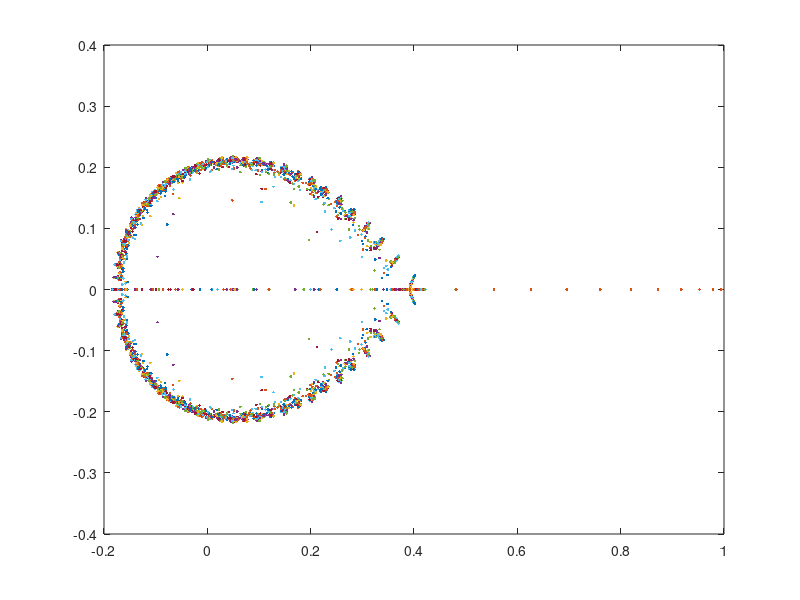

MATLAB code for this plot:
clc
clear
n = 42;
delta = 10^-8;

S = -2*diag(ones(n,1)) + diag(ones(n-1,1),-1) + diag(ones(n-1,1),1);
LD = tril(S);
U = triu(S,1);
A = -inv(LD)*U;
[V,D] = eig(A);
zeig = [];
con = [];
for i = 1:100
    B = 2*rand(n)-eye(n);
    [Q,R] = qr(B);
    zeig = [zeig eig(A+delta*Q)];
    if mod(i,10)==0
        [V1,D1] = eig(A+delta*Q);
        con = [con cond(V1,1)];
    end
end
plot(zeig,'.');
disp(con)